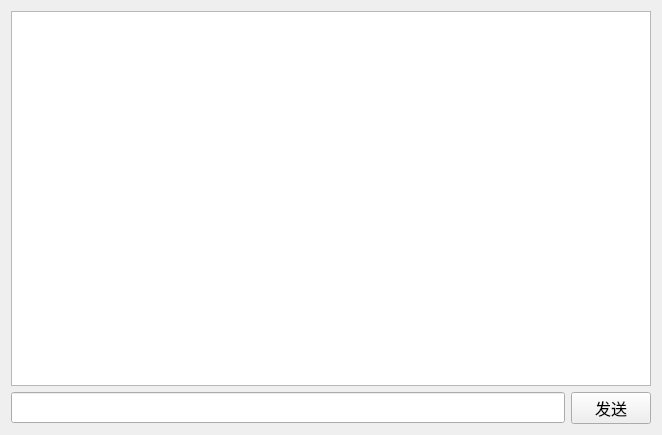
<?xml version="1.0" encoding="UTF-8"?>
<ui version="4.0">
 <class>Chat</class>
 <widget class="QWidget" name="Chat">
  <property name="geometry">
   <rect>
    <x>0</x>
    <y>0</y>
    <width>662</width>
    <height>435</height>
   </rect>
  </property>
  <property name="windowTitle">
   <string>Form</string>
  </property>
  <layout class="QVBoxLayout" name="verticalLayout">
   <item>
    <widget class="QTextEdit" name="show_Te">
     <property name="font">
      <font>
       <family>Agency FB</family>
       <pointsize>12</pointsize>
      </font>
     </property>
     <property name="undoRedoEnabled">
      <bool>false</bool>
     </property>
     <property name="readOnly">
      <bool>true</bool>
     </property>
    </widget>
   </item>
   <item>
    <layout class="QHBoxLayout" name="horizontalLayout">
     <item>
      <widget class="QLineEdit" name="input_Le">
       <property name="font">
        <font>
         <family>Agency FB</family>
         <pointsize>12</pointsize>
        </font>
       </property>
      </widget>
     </item>
     <item>
      <widget class="QPushButton" name="send_Pb">
       <property name="font">
        <font>
         <family>Agency FB</family>
         <pointsize>12</pointsize>
        </font>
       </property>
       <property name="text">
        <string>发送</string>
       </property>
      </widget>
     </item>
    </layout>
   </item>
  </layout>
 </widget>
 <resources/>
 <connections/>
</ui>
